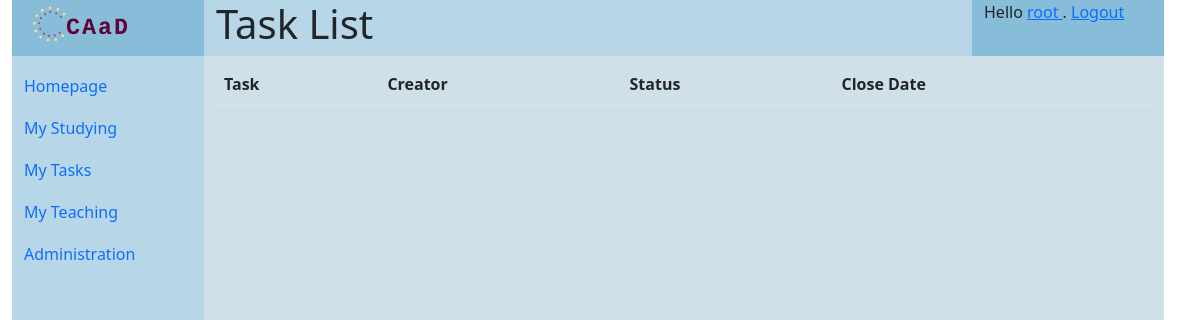
The page /courses/21/tasks (signed in) on the database as committed earlier.
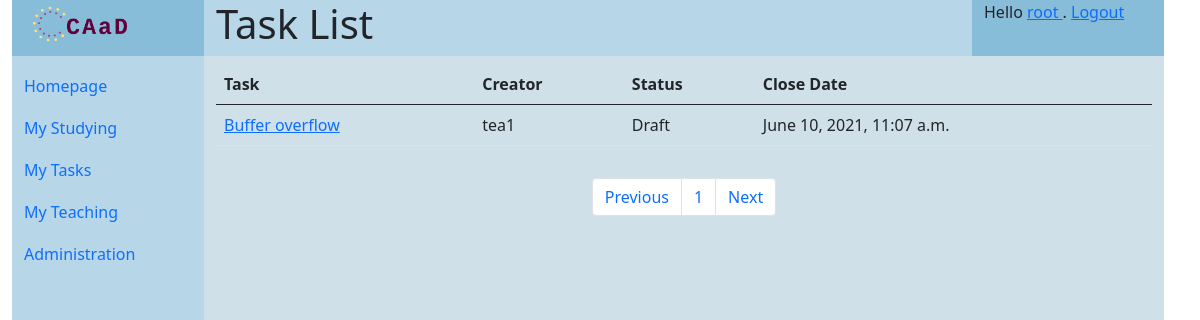
The same page on the database as committed later.
### homeworks/models.py (models this page shows, shortened)
class Task(models.Model):
    TASK_STATUS = [(0, 'draft'), (1, 'running'), (2, 'closed')]
    title = models.CharField('title', max_length=64)
    description = models.CharField('description', max_length=1024)
    tips = models.CharField('tips', max_length=1024, blank=True)
    answer = models.CharField('answer', max_length=1024, blank=True)
    have_docker = models.BooleanField("have docker experiment", default=False)
    dockerfile = models.OneToOneField(DockerFile, on_delete=models.SET_NULL, blank=True, null=True)
    auxiliary_file = models.OneToOneField(SubmissionFile, on_delete=models.SET_NULL, blank=True, null=True)
    status = models.IntegerField(
        'homework status', choices=TASK_STATUS, default=0)
    create_date = models.DateTimeField('date created', default=timezone.now())
    close_date = models.DateTimeField(
        'date to close', default=timezone.now() + timedelta(days=30))
    course = models.ForeignKey(Course, on_delete=models.CASCADE, related_name="tasks", null=True)
    creator = models.ForeignKey(User, on_delete=models.CASCADE, related_name="tasks_created", null=True)

### homeworks/views.py (the view)
# urls.py: path('<int:course_id>/tasks', homework_views.TaskListView.as_view(), name='task_list'),
class TaskListView(CheckGreaterPrivilegeMixin, ListView):
    least_privilege = COURSEMEMBER_STUDENT
    paginate_by = 10
    template_name = 'homeworks/task_list.html'
    context_object_name = 'task_list'
    def dispatch(self, request, *args, **kwargs):
        self.course_id = kwargs["course_id"]
        return super().dispatch(request, *args, **kwargs)
    def get_queryset(self):
        course_id = self.course_id
        return Task.objects.filter(course__pk=course_id)
    def get_context_data(self, *args, object_list=None, **kwargs):
        context = super().get_context_data(*args, object_list=object_list, **kwargs)
        context['course_id'] = self.course_id
        context['title'] = "Task List"
        context['is_teacher'] = (CourseMember.get_highest_course_privilege(self.request.user.pk, context['course_id']) < 2)
        return context

### courses/models.py (called while the page is built)
    @classmethod
    def get_highest_course_privilege(cls, user_id, course_id):
        if user_id == None or course_id == None:
            return 4
        cm = cls.objects.filter(course__pk=course_id).filter(user__pk=user_id)
        if len(cm) > 0:
            type = 3
            for role in cm:
                if role.type < type:
                    type = role.type
            return type
        return 4

### utils/check.py (called while the page is built)
    def dispatch(self, request, *args, **kwargs):
        try:
            return super().dispatch(request, *args, **kwargs)
        except Exception as e:
            messages.info(request, "Please login to continue")
            print(e)
            return redirect(reverse("login"))

    def test_func(self):
        if self.course_id == None:
            raise Exception("course_id not set")
        else:
            print("Check {} least({}) in Course({})".format(self.request.user.pk, self.least_privilege, self.course_id))
            return (CourseMember.get_highest_course_privilege(self.request.user.pk, self.course_id) <= self.least_privilege) | self.request.user.is_superuser
        return False

    def dispatch(self, request, *args, **kwargs):
        try:
            return super().dispatch(request, *args, **kwargs)
        except Exception as e:
            messages.error(request, "Permission Denied, login may help")
            print("Exception occur")
            return redirect(reverse("login"))

### templates/homeworks/task_list.html (shortened to what this page needs)
{% extends 'generics/base.html' %}
{% block content %}
<div class="container mt-2">
<table class="table">
<thead>
    <tr>
    <th scope="col">Task</th>
    <th scope="col">Creator</th>
    <th scope="col">Status</th>
    <th scope="col">Close Date</th>
    </tr>
</thead>
{% for task in task_list %}
<tr>
    <td>
        <a href="{% url 'courses:task_detail' task.pk %}">
        {{ task.title }}
        </a>
    </td>
    <td>{{ task.creator.username }}</td>
    <td>
        {% if task.status == 0 %}
            Draft
        {% elif task.status == 1 %}
            Running
        {% elif task.status == 2 %}
            Closed
        {% endif %}
    </td>
    <td>{{ task.close_date }}</td>
</tr>
{% endfor %}
</table>
</div>
{% if page_obj %}
<nav aria-label="Page navigation example">
<ul class="pagination d-flex justify-content-center m-3">
    {% if page_obj.has_previous %}
        <li class="page-item"><a class="page-link" href="?page={{ page_obj.previous_page_number }}">Previous</a></li>
        {% else %}
        <li class="page-item"><a class="page-link disabled" href="#" disabled>Previous</a></li>
    {% endif %}
    {% for object in page_obj.paginator.page_range %}
        <li class="page-item">
            <a class="page-link" href="?page={{ forloop.counter }}">{{ forloop.counter }}</a>
        </li>
    {% endfor %}
    {% if page_obj.has_next %}
        <li class="page-item"><a class="page-link" href="?page={{ page_obj.next_page_number }}">Next</a></li>
        {% else %}
        <li class="page-item"><a class="page-link disabled" href="#" disabled>Next</a></li>
    {% endif %}
</ul>
</nav>
{% endif %}
{% endblock content %}

### templates/generics/base.html (shortened to what this page needs)
{% load static %}
<!DOCTYPE html>
<html>
    <head>
        <link href="{% static 'css/bootstrap.min.css' %}" rel="stylesheet">
        <link rel="stylesheet" href="{% static 'css/base.css' %}">
    </head>
    <body>
<div id="header" class="header container-fluid row">
    <div class="logo col-sm-2 center">
        <a href="{% url 'index' %}"><img src="{% static 'images/logo.png' %}" alt="CAaD" width="" height="50"></a>
    </div>
        <div class="title col-sm-8">
            <h1>{{ title | default:"Fill in title variable" }}<h1>
        </div>
    <div class="user col-sm-2">
        {% block status %}
            {% if user.is_authenticated %}
            Hello
            <a href="{% url 'users:profile' user.username %}">
            {{ user.username }}
            </a>
            . <a href="{% url 'users:logout' %}">Logout</a>
            {% else %}
            Anonymous User. <a href="{% url 'login' %}">Login</a>
            {% endif %}
        {% endblock status %}
    </div>
</div>
<div id="body" class="container-fluid row">
    <div class="navi col-sm-2 flex-fill">
    <nav class="navbar navbar-default" role="navigation">
        <ul class="nav nav-pills flex-column">
            <li class="nav-item">
                <a class="nav-link" href='{% url "index" %}'>Homepage</a>
            </li>
            {% block navigation %}
            <li class="nav-item">
                <a class="nav-link" href='{% url "courses:studying_list_my" %}'>My Studying</a>
            </li>
            <li class="nav-item">
                <a class="nav-link" href='{% url "courses:tasks_list_my" %}'>My Tasks</a>
            </li>
            {% if user.is_staff %}
            <li class="nav-item">
                <a class="nav-link" href='{% url "courses:teaching_list_my" %}'>My Teaching</a>
            </li>
            <li class="nav-item">
                <a class="nav-link" href='{% url "admin:index" %}'>Administration</a>
            </li>
            {% endif %}
            {% endblock %}
        </ul>
    </nav>
    </div>
    <div class="content col-sm-10 container">
    <div class="row align-items-center">
        {% block content%}{% endblock %}
    </div>
    </div>
</div>
    </body>
</html>

### statics/css/base.css (style rules this page uses)
.logo { background-color: #87bdd8; }
.user { background-color: #87bdd8; }
.title { background-color: #b7d7e8; }
#body { min-height: 90vh; }
.navi { background-color: #b7d7e8; }
.nav-link { padding-left: 0; padding-top: 10px; }
.content { background-color: #cfe0e8; border-top: 10px; }

Rows that differ between the two databases and show on the page:
added Task: title "Buffer overflow", creator.username "tea1", status "Draft", close_date "June 10, 2021, 11:07 a.m."
Other text that changed with them:
text now shown: "Previous Next"
new list line: "1"
